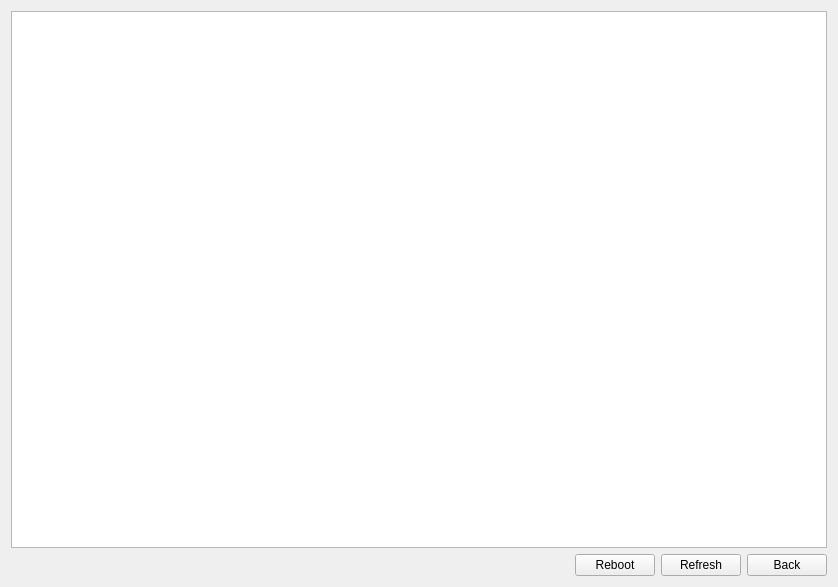
<?xml version="1.0" encoding="UTF-8"?>
<ui version="4.0">
 <class>TabCameraReboot</class>
 <widget class="QWidget" name="TabCameraReboot">
  <property name="geometry">
   <rect>
    <x>0</x>
    <y>0</y>
    <width>838</width>
    <height>587</height>
   </rect>
  </property>
  <property name="windowTitle">
   <string>Form</string>
  </property>
  <layout class="QVBoxLayout" name="verticalLayout">
   <item>
    <widget class="MaintenanceTableView" name="tableView"/>
   </item>
   <item>
    <layout class="QHBoxLayout" name="horizontalLayout">
     <property name="spacing">
      <number>6</number>
     </property>
     <item>
      <spacer name="horizontalSpacer">
       <property name="orientation">
        <enum>Qt::Horizontal</enum>
       </property>
       <property name="sizeHint" stdset="0">
        <size>
         <width>40</width>
         <height>20</height>
        </size>
       </property>
      </spacer>
     </item>
     <item>
      <widget class="MyPushButton" name="pushButtonReboot">
       <property name="text">
        <string>Reboot</string>
       </property>
      </widget>
     </item>
     <item>
      <widget class="MyPushButton" name="pushButtonRefresh">
       <property name="text">
        <string>Refresh</string>
       </property>
      </widget>
     </item>
     <item>
      <widget class="MyPushButton" name="pushButtonBack">
       <property name="text">
        <string>Back</string>
       </property>
      </widget>
     </item>
    </layout>
   </item>
  </layout>
 </widget>
 <customwidgets>
  <customwidget>
   <class>MyPushButton</class>
   <extends>QPushButton</extends>
   <header>mypushbutton.h</header>
  </customwidget>
  <customwidget>
   <class>MaintenanceTableView</class>
   <extends>QTableView</extends>
   <header>MaintenanceTableView.h</header>
  </customwidget>
 </customwidgets>
 <resources/>
 <connections/>
</ui>
